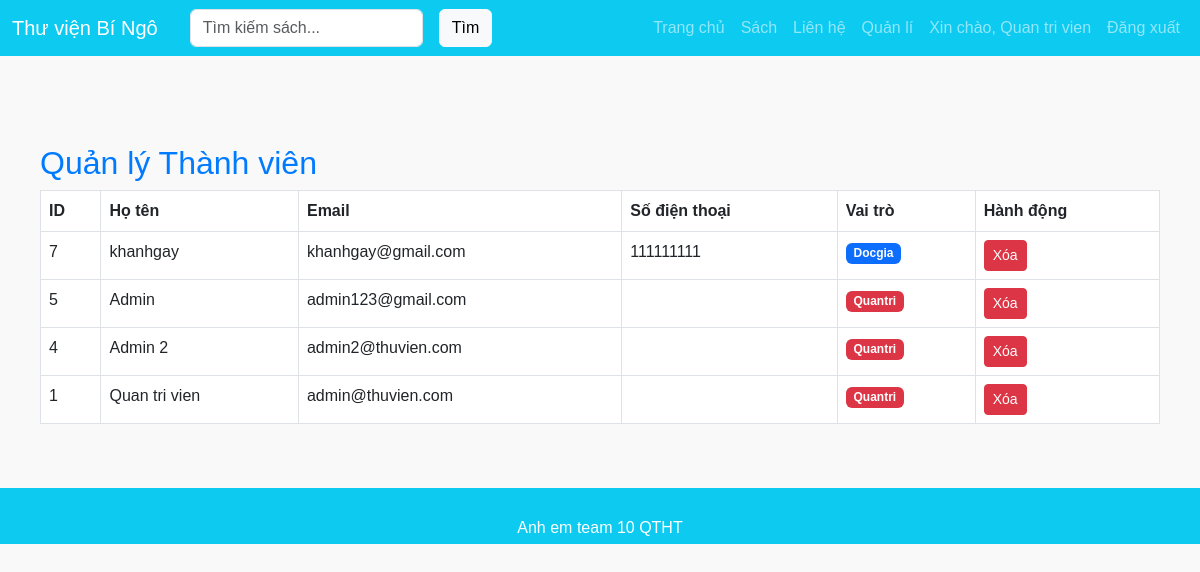
The app's page /admin/manage-members (signed in), older data.
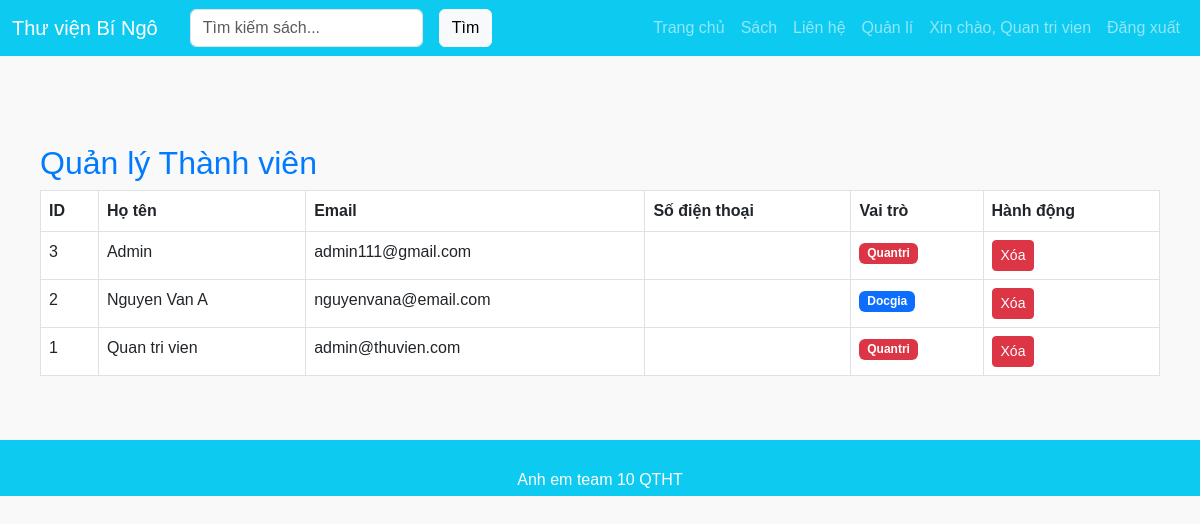
The same page, newer data.
### tables this page shows
CREATE TABLE `thanhvien` (
	  `id` INT AUTO_INCREMENT PRIMARY KEY,
	  `hoten` VARCHAR(255) NOT NULL,
	  `email` VARCHAR(255) NOT NULL UNIQUE,
	  `matkhau` VARCHAR(255) NOT NULL,
	  `sodienthoai` VARCHAR(20),
	  `diachi` VARCHAR(255),
	  `ngaysinh` DATE,
	  `vaitro` ENUM('docgia','thuthu','quantri') DEFAULT 'docgia',
	  `mathe` VARCHAR(20) COMMENT 'Mã thẻ thư viện',
	  `ngaytao` TIMESTAMP DEFAULT CURRENT_TIMESTAMP
	);

### app/controllers/AdminController.php (called while the page is built, shortened)
<?php
require_once __DIR__ . '/../models/Member.php';
class AdminController
{
    public function manageMembers()
    {
        $members = Member::all();
        include_once __DIR__ . '/../views/admin/manage-members.php';
    }
}
?>

### public/index.php (called while the page is built)
<?php
require_once __DIR__ . '/../routes/web.php';
?>

### app/models/Member.php (called while the page is built, shortened)
<?php
class Member {
    public function __construct($data) {
        $this->id = $data['id'] ?? null;
        $this->hoten = $data['hoten'] ?? '';
        $this->email = $data['email'] ?? '';
        $this->sodienthoai = $data['sodienthoai'] ?? '';
        $this->vaitro = $data['vaitro'] ?? 'docgia';
    }
    private function generateMemberCode() {
        return 'MB' . str_pad(rand(0, 9999), 4, '0', STR_PAD_LEFT);
    }
    public static function all() {
        $db = Database::getInstance()->getConnection();
        $stmt = $db->query("SELECT * FROM thanhvien ORDER BY id DESC");
        $rows = $stmt->fetchAll(PDO::FETCH_ASSOC);
        $members = [];
        foreach ($rows as $row) {
            $members[] = new Member($row);
        }
        return $members;
    }
}

### app/views/admin/manage-members.php (the view)
<?php include __DIR__ . '/../layouts/header.php'; ?>
<div class="container mt-4">
  <h2>Quản lý Thành viên</h2>
  <table class="table table-bordered">
    <thead>
      <tr>
        <th>ID</th>
        <th>Họ tên</th>
        <th>Email</th>
        <th>Số điện thoại</th>
        <th>Vai trò</th>
        <th>Hành động</th>
      </tr>
    </thead>
    <tbody>
      <?php foreach($members as $member): ?>
      <tr>
        <td><?php echo $member->id; ?></td>
        <td><?php echo htmlspecialchars($member->hoten); ?></td>
        <td><?php echo htmlspecialchars($member->email); ?></td>
        <td><?php echo htmlspecialchars($member->sodienthoai); ?></td>
        <td>
          <span class="badge <?php
            echo $member->vaitro === 'quantri' ? 'bg-danger' : 'bg-primary';
          ?>">
            <?php echo ucfirst($member->vaitro); ?>
          </span>
        </td>
        <td>
          <a href="/admin/delete-member?id=<?php echo $member->id; ?>"
             class="btn btn-danger btn-sm"
             onclick="return confirm('Xóa thành viên này?')">Xóa</a>
        </td>
      </tr>
      <?php endforeach; ?>
    </tbody>
  </table>
</div>
<?php include __DIR__ . '/../layouts/footer.php'; ?>

### routes/web.php (shortened to what this page needs)
<?php
require_once __DIR__ . '/../app/controllers/AdminController.php';
$request = $_SERVER['REQUEST_URI'];
if ($request == '/' || $request == '/index.php') {
    $controller = new HomeController();
    $controller->index();
}
elseif ($request == '/about') {
    $controller = new HomeController();
    $controller->about();
}
elseif (strpos($request, '/borrow/add') === 0 && isset($_GET['id'])) {
    $controller = new BorrowController();
    $controller->addSingleBook(intval($_GET['id']));
}
elseif (strpos($request, '/checkout') === 0) {
    $controller = new BorrowController();
    $controller->checkout();
}
elseif ($request == '/borrow-success' || $request == '/order-success') {
    include_once __DIR__ . '/../app/views/borrow-success.php';
}
elseif (strpos($request, '/contact') === 0) {
    $controller = new ContactController();
    $controller->index();
}
elseif (strpos($request, '/login') === 0) {
    $controller = new AuthController();
    $controller->login();
}
elseif ($request == '/logout') {
    session_destroy();
    header('Location: /');
    exit;
}
elseif (strpos($request, '/register') === 0) {
    $controller = new AuthController();
    $controller->register();
}
elseif (strpos($request, '/admin') === 0) {
    $controller = new AdminController();
    if ($request == '/admin/manage-members') {
        $controller->manageMembers();
    } elseif ($request == '/admin/add-member') {
        $controller->addMember();
    } elseif ($request == '/admin/store-member') {
        $controller->storeMember();
    } elseif (strpos($request, '/admin/edit-member') === 0) {
        $controller->editMember();
    } elseif ($request == '/admin/update-member') {
        $controller->updateMember();
    } elseif (strpos($request, '/admin/delete-member') === 0) {
        $controller->deleteMember();
    }
    elseif ($request == '/admin/manage-members') {
        $controller->manageMembers();
    }
    elseif ($request == '/admin/manage-authors') {
        $controller->manageAuthors();
    }
    elseif ($request == '/admin/manage-categories') {
        $controller->manageCategories();
    }
    elseif (strpos($request, '/admin/update-borrow-status') === 0) {
        $controller->updateBorrowStatus();
    }
}
elseif (strpos($request, '/search') === 0) {
    $controller = new BookController();
    $controller->search();
}
elseif (strpos($request, '/my-borrows') === 0) {
    $controller = new BorrowController();
    $controller->myBorrows();
}
elseif (strpos($request, '/borrow-detail') === 0) {
    $controller = new BorrowController();
    $controller->viewBorrow($_GET['id']);
}
elseif (strpos($request, '/cancel-borrow') === 0) {
    $controller = new BorrowController();
    $controller->cancelBorrow();
}
else {
    http_response_code(404);
    include_once __DIR__ . '/../app/views/404.php';
}

### app/views/layouts/header.php (shortened to what this page needs)
<!DOCTYPE html>
<html lang="vi">
<head>
  <link href="https://cdn.jsdelivr.net/npm/bootstrap@5.3.0/dist/css/bootstrap.min.css" rel="stylesheet">
  <link href="/assets/css/style.css" rel="stylesheet">
</head>
<body>
  <nav class="navbar navbar-expand-lg navbar-dark bg-info">
    <div class="container-fluid">
      <a class="navbar-brand" href="/">Thư viện Bí Ngô</a>
      <div class="collapse navbar-collapse" id="navbarNav">
        <form action="/search" method="get" class="d-flex ms-3">
          <input class="form-control me-3" type="search" name="q" placeholder="Tìm kiếm sách..." aria-label="Search">
          <button class="btn btn-light" type="submit">Tìm</button>
        </form>
        <ul class="navbar-nav ms-auto">
          <li class="nav-item"><a class="nav-link" href="/">Trang chủ</a></li>
          <li class="nav-item"><a class="nav-link" href="/products">Sách</a></li>
          <li class="nav-item"><a class="nav-link" href="/contact">Liên hệ</a></li>
          <?php if (isset($_SESSION['user_id'])): ?>
            <?php if (!empty($_SESSION['user_role']) && $_SESSION['user_role'] === 'quantri'): ?>
              <li class="nav-item">
                <a class="nav-link" href="/admin/dashboard">Quản lí</a>
              </li>
            <?php else: ?>
              <li class="nav-item">
                <a class="nav-link" href="/my-orders">Lịch sử mượn sách</a>
              </li>
            <?php endif; ?>
            <li class="nav-item">
              <span class="nav-link">Xin chào, <?= htmlspecialchars($_SESSION['user_name']) ?></span>
            </li>
            <li class="nav-item">
              <a class="nav-link" href="/logout">Đăng xuất</a>
            </li>
          <?php else: ?>
            <li class="nav-item"><a class="nav-link" href="/login">Đăng nhập</a></li>
            <li class="nav-item"><a class="nav-link" href="/register">Đăng ký</a></li>
          <?php endif; ?>
        </ul>
      </div>
    </div>
  </nav>
  <div class="container mt-4">

### app/views/layouts/footer.php (shortened to what this page needs)
</div>
  <footer class="white text-white mt-2 p-2 text-center bg-info">
    <div class="container" style="height: 5px;">
      <a class="navbar-brand">Anh em team 10 QTHT</a>
    </div>
  </footer>
</body>
</html>

### public/assets/css/style.css (style rules this page uses)
body { font-family: Arial, sans-serif; background-color: #f9f9f9; color: #333; margin: 0; padding: 0; }
.container { max-width: 1200px; margin: auto; padding: 20px; }
header, footer { background-color: #222; color: white; padding: 15px; text-align: center; }
h1, h2 { color: #007bff; }

Row changes from the older to the newer data that the page shows:
removed thanhvien: id "7", hoten "khanhgay", email "khanhgay@gmail.com", sodienthoai "111111111", vaitro "Docgia"
removed thanhvien: id "5", hoten "Admin", email "admin123@gmail.com", vaitro "Quantri"
removed thanhvien: id "4", hoten "Admin 2", email "admin2@thuvien.com", vaitro "Quantri"
added thanhvien: id "3", hoten "Admin", email "admin111@gmail.com", vaitro "Quantri"
added thanhvien: id "2", hoten "Nguyen Van A", email "nguyenvana@email.com", vaitro "Docgia"
